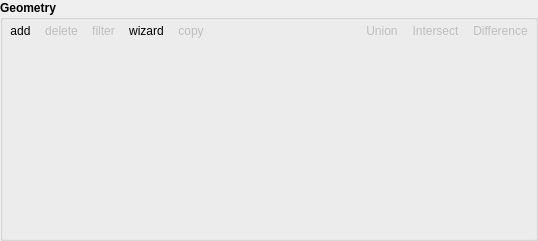
     <widget class="QGroupBox" name="groupBox_2">
      <property name="font">
       <font>
        <weight>75</weight>
        <bold>true</bold>
       </font>
      </property>
      <property name="title">
       <string>Geometry</string>
      </property>
      <property name="flat">
       <bool>true</bool>
      </property>
      <layout class="QVBoxLayout" name="verticalLayout">
       <property name="spacing">
        <number>5</number>
       </property>
       <property name="leftMargin">
        <number>0</number>
       </property>
       <property name="topMargin">
        <number>0</number>
       </property>
       <property name="rightMargin">
        <number>0</number>
       </property>
       <property name="bottomMargin">
        <number>0</number>
       </property>
       <item>
        <widget class="QWidget" name="frame_geometry_toolbar" native="true">
         <property name="font">
          <font>
           <weight>50</weight>
           <bold>false</bold>
          </font>
         </property>
         <layout class="QHBoxLayout" name="horizontalLayout_4">
          <property name="spacing">
           <number>0</number>
          </property>
          <property name="leftMargin">
           <number>0</number>
          </property>
          <property name="topMargin">
           <number>0</number>
          </property>
          <property name="rightMargin">
           <number>0</number>
          </property>
          <property name="bottomMargin">
           <number>0</number>
          </property>
          <item>
           <widget class="QToolButton" name="toolbutton_add_geometry">
            <property name="font">
             <font>
              <weight>50</weight>
              <bold>false</bold>
             </font>
            </property>
            <property name="toolTip">
             <string>Add geometry</string>
            </property>
            <property name="text">
             <string>add</string>
            </property>
            <property name="popupMode">
             <enum>QToolButton::InstantPopup</enum>
            </property>
            <property name="autoRaise">
             <bool>true</bool>
            </property>
           </widget>
          </item>
          <item>
           <widget class="QToolButton" name="toolbutton_remove_geometry">
            <property name="enabled">
             <bool>false</bool>
            </property>
            <property name="font">
             <font>
              <weight>50</weight>
              <bold>false</bold>
             </font>
            </property>
            <property name="toolTip">
             <string>Remove</string>
            </property>
            <property name="text">
             <string>delete</string>
            </property>
            <property name="autoRaise">
             <bool>true</bool>
            </property>
           </widget>
          </item>
          <item>
           <widget class="QToolButton" name="toolbutton_add_filter">
            <property name="enabled">
             <bool>false</bool>
            </property>
            <property name="font">
             <font>
              <weight>50</weight>
              <bold>false</bold>
             </font>
            </property>
            <property name="toolTip">
             <string>Add filter</string>
            </property>
            <property name="text">
             <string>filter</string>
            </property>
            <property name="popupMode">
             <enum>QToolButton::InstantPopup</enum>
            </property>
            <property name="autoRaise">
             <bool>true</bool>
            </property>
           </widget>
          </item>
          <item>
           <widget class="QToolButton" name="toolbutton_wizard">
            <property name="enabled">
             <bool>true</bool>
            </property>
            <property name="font">
             <font>
              <weight>50</weight>
              <bold>false</bold>
             </font>
            </property>
            <property name="toolTip">
             <string>Wizards</string>
            </property>
            <property name="text">
             <string>wizard</string>
            </property>
            <property name="popupMode">
             <enum>QToolButton::InstantPopup</enum>
            </property>
            <property name="autoRaise">
             <bool>true</bool>
            </property>
           </widget>
          </item>
          <item>
           <widget class="QToolButton" name="toolbutton_copy_geometry">
            <property name="enabled">
             <bool>false</bool>
            </property>
            <property name="font">
             <font>
              <weight>50</weight>
              <bold>false</bold>
             </font>
            </property>
            <property name="toolTip">
             <string>Duplicate</string>
            </property>
            <property name="text">
             <string>copy</string>
            </property>
            <property name="autoRaise">
             <bool>true</bool>
            </property>
           </widget>
          </item>
          <item>
           <spacer name="horizontalSpacer_2">
            <property name="orientation">
             <enum>Qt::Horizontal</enum>
            </property>
            <property name="sizeHint" stdset="0">
             <size>
              <width>148</width>
              <height>20</height>
             </size>
            </property>
           </spacer>
          </item>
          <item>
           <widget class="QToolButton" name="toolbutton_geometry_union">
            <property name="enabled">
             <bool>false</bool>
            </property>
            <property name="font">
             <font>
              <weight>50</weight>
              <bold>false</bold>
             </font>
            </property>
            <property name="toolTip">
             <string>Union</string>
            </property>
            <property name="text">
             <string>Union</string>
            </property>
            <property name="autoRaise">
             <bool>true</bool>
            </property>
           </widget>
          </item>
          <item>
           <widget class="QToolButton" name="toolbutton_geometry_intersect">
            <property name="enabled">
             <bool>false</bool>
            </property>
            <property name="font">
             <font>
              <weight>50</weight>
              <bold>false</bold>
             </font>
            </property>
            <property name="toolTip">
             <string>Intersection</string>
            </property>
            <property name="text">
             <string>Intersect</string>
            </property>
            <property name="autoRaise">
             <bool>true</bool>
            </property>
           </widget>
          </item>
          <item>
           <widget class="QToolButton" name="toolbutton_geometry_difference">
            <property name="enabled">
             <bool>false</bool>
            </property>
            <property name="font">
             <font>
              <weight>50</weight>
              <bold>false</bold>
             </font>
            </property>
            <property name="toolTip">
             <string>Difference</string>
            </property>
            <property name="text">
             <string>Difference</string>
            </property>
            <property name="autoRaise">
             <bool>true</bool>
            </property>
           </widget>
          </item>
         </layout>
        </widget>
       </item>
       <item>
        <widget class="QTreeWidget" name="treeWidgetGeometry">
         <property name="sizePolicy">
          <sizepolicy hsizetype="Expanding" vsizetype="Expanding">
           <horstretch>0</horstretch>
           <verstretch>0</verstretch>
          </sizepolicy>
         </property>
         <property name="minimumSize">
          <size>
           <width>0</width>
           <height>20</height>
          </size>
         </property>
         <property name="font">
          <font>
           <weight>50</weight>
           <bold>false</bold>
          </font>
         </property>
         <property name="styleSheet">
          <string notr="true">QTreeView{
background-color: transparent;
}</string>
         </property>
         <property name="selectionMode">
          <enum>QAbstractItemView::ExtendedSelection</enum>
         </property>
         <property name="selectionBehavior">
          <enum>QAbstractItemView::SelectRows</enum>
         </property>
         <property name="indentation">
          <number>10</number>
         </property>
         <attribute name="headerVisible">
          <bool>false</bool>
         </attribute>
         <column>
          <property name="text">
           <string notr="true">1</string>
          </property>
         </column>
        </widget>
       </item>
      </layout>
     </widget>
